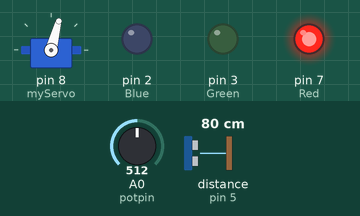
This sketch was run on a simulated Arduino Uno, built with avr-gcc and run on an emulated ATmega328P. On the bench: servo, output pins drawn as LEDs (lit = HIGH). Wiring (inferred from the names in the program): ultrasonic range finder: trigger pin 4; echo pin 5. The inputs (shaded band) are chosen by the test bench; at power-on: A0 (potpin) = 512, distance to the obstacle (sensor on pin 5) 80 cm. The echo pulse lasts 58.3 µs per cm; pins used as bus, display or sensor lines are not drawn.

Above: at 12.8 s.
12.9 s: A0 (potpin) set to 716
At 15.4 s:
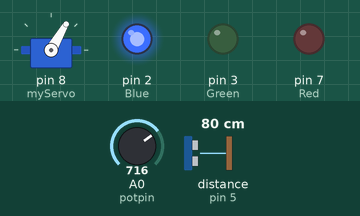
26.9 s: A0 (potpin) set to 900
At 31.3 s:
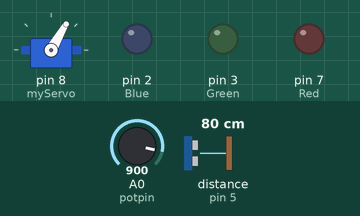
40.5 s: A0 (potpin) set to 1023
At 46.0 s:
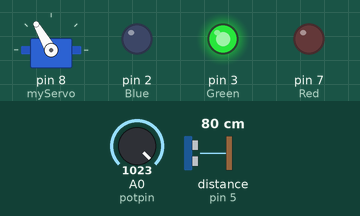
52.6 s: A0 (potpin) set to 306
64.6 s: A0 (potpin) set to 122
Timing chart, 0 to 76.7 s (numbered marks = the images above; inputs shaded):
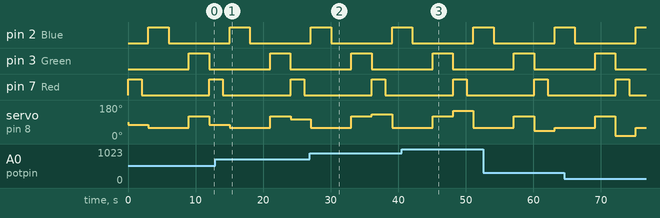

The sketch:

daring_blorr1.ino
```cpp
#include <Servo.h>
Servo myServo;
int potpin=0;
int Red = 7;
int Blue =2 ;
int Green=3;
int val;
Servo servo1;
int trigpin=4;
int echopin=5;
long distance;
long duration;

void setup()
{
 pinMode(Red, OUTPUT);
 pinMode(Blue, OUTPUT);
  pinMode(Green,OUTPUT);
  myServo.attach(8);
  pinMode(trigpin,OUTPUT);
  pinMode(echopin,INPUT);
}

void loop() {

 ultra();
  myServo.write(0);
  val=analogRead(potpin);
  val = map(val, 0,1023,0,150);
  myServo.write(val);
   delay(15);

  if(distance <=9){
  digitalWrite(Red,HIGH);
  delay(2000);
  digitalWrite(Red, LOW);
  delay(1000);
   myServo.write(60);
  }
   else  { myServo.write(0);}
  if (distance<=9){
  digitalWrite(Blue, HIGH);
  delay(3000);
  digitalWrite(Blue,LOW);
  delay(3000);
   myServo.write(120);
 }

  else { myServo.write(0);}
   if (distance<=9){
  digitalWrite(Green,HIGH);
  delay(3000);
  digitalWrite(Green,LOW);
  delayMicroseconds(3000);
  myServo.write(180);
    }


  else{ myServo.write(0);}
      }
void ultra(){
  digitalWrite(trigpin,LOW);
  delayMicroseconds(20);
  digitalWrite(trigpin,HIGH);
  delayMicroseconds(30);
  digitalWrite(trigpin,LOW);
  duration = pulseIn(echopin, HIGH);

}
  //distance=duration*0.343/2;
//The following are application of sarvo motors.
//They are use in elevetors which are use to trsansport people on tall buidings near us here.
//They are cameras which are use to shoot Akirachix vlogs.
//use in cars,provide linear position and velosity.
```
